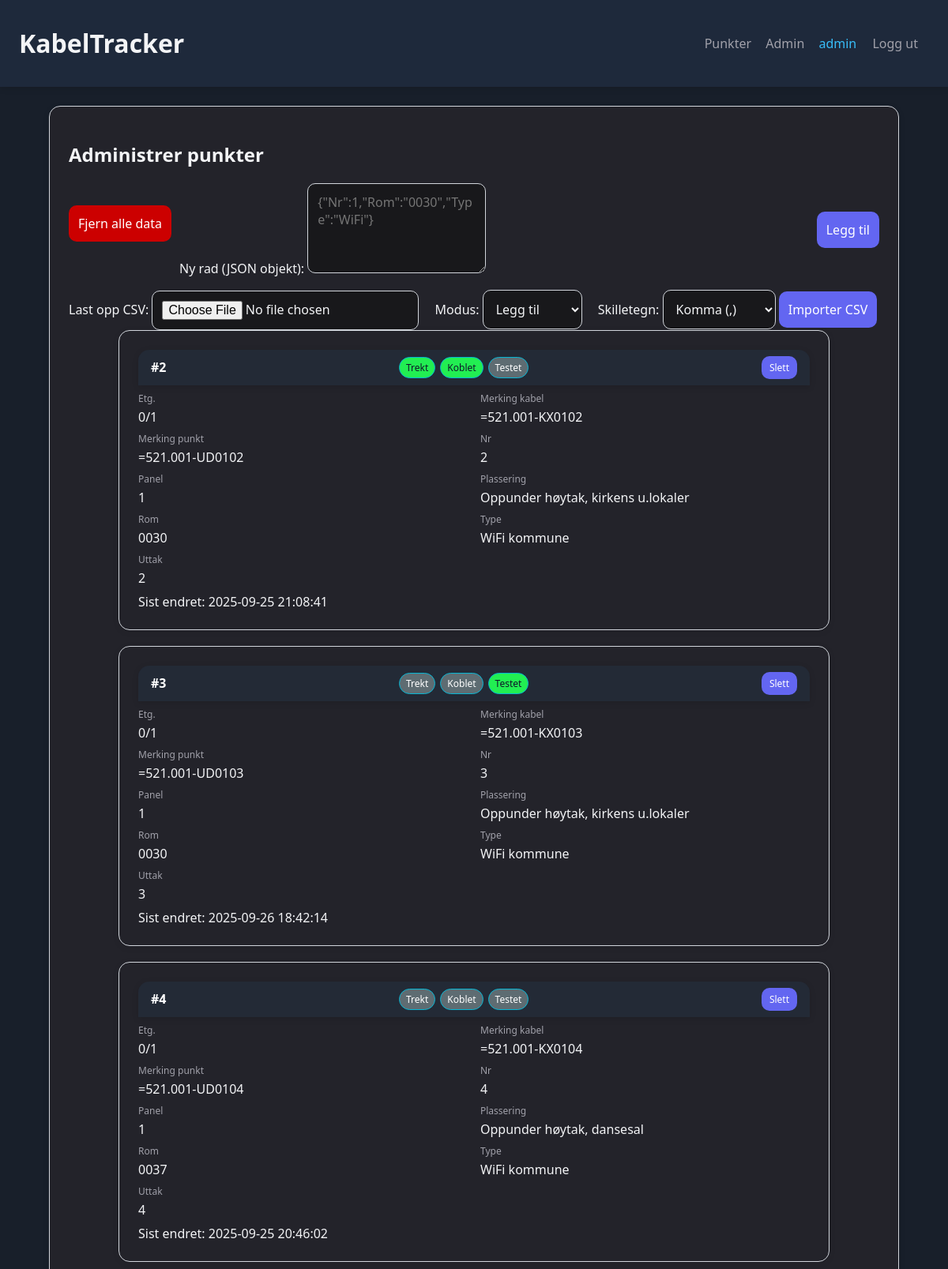
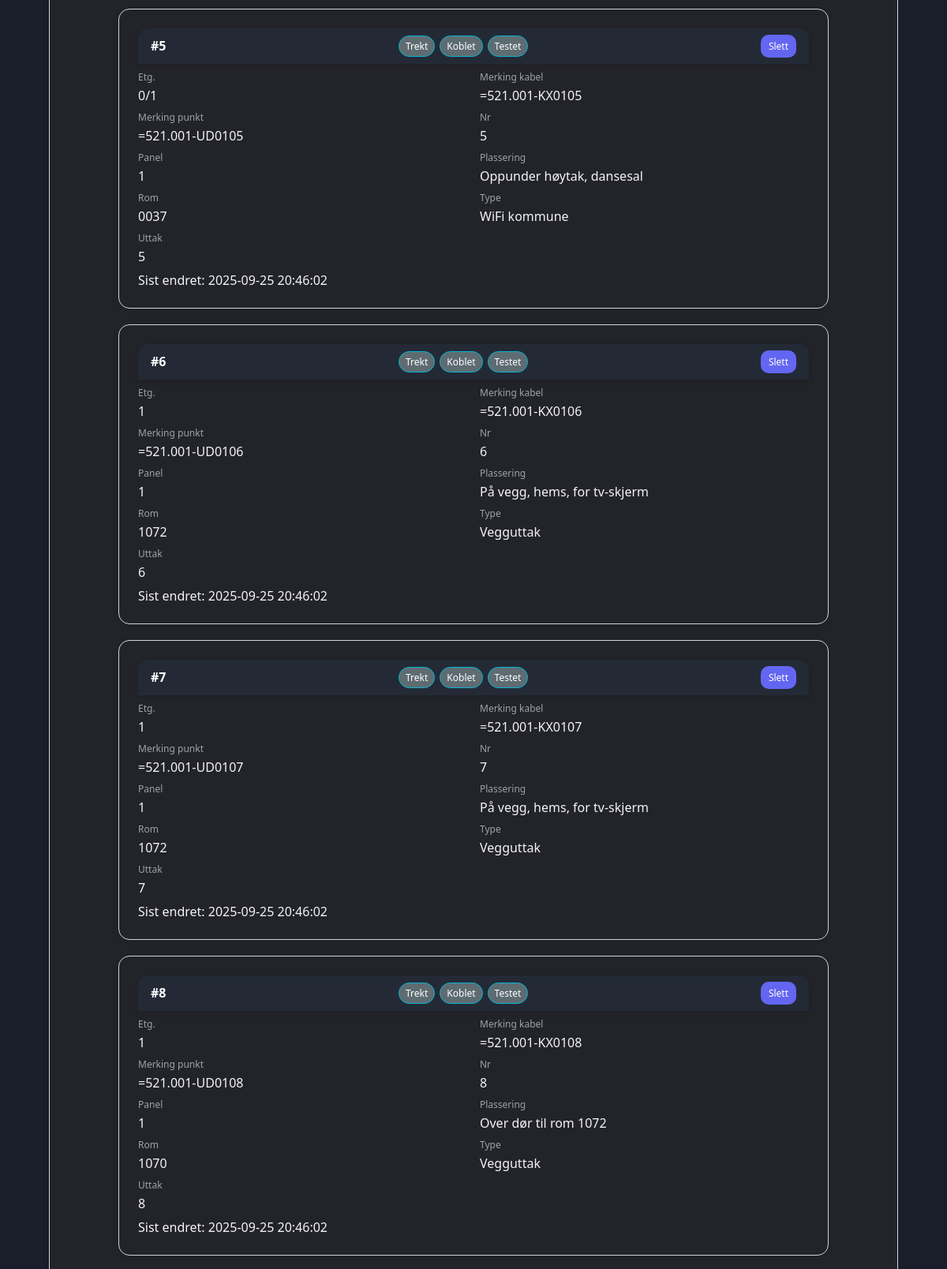
The app's page /admin/entries (signed in, upper part) with its own data (2 pictures, top to bottom).
### models.py (models this page shows, shortened)
class Entry(Base):
    __tablename__ = "entries"
    id = Column(Integer, primary_key=True, index=True)
    data = Column(Text, default="{}")            # JSON string with arbitrary CSV columns
    trekt = Column(Boolean, default=False)
    koblet = Column(Boolean, default=False)
    testet = Column(Boolean, default=False)
    comment = Column(Text, default="")
    created_at = Column(DateTime, default=dt.datetime.utcnow)
    updated_at = Column(DateTime, default=dt.datetime.utcnow, onupdate=dt.datetime.utcnow)

### app.py (the view)
    @app.get("/admin/entries")
    @admin_required
    def admin_entries():
        db: Session = g.db
        items = db.query(Entry).order_by(Entry.id.asc()).all()
        import json, os
        all_keys = set()
        for e in items:
            all_keys.update(e.data_dict().keys())
        keys = sorted(all_keys)
        json_path = os.path.join(os.path.dirname(__file__), "visible_keys.json")
        try:
            with open(json_path, "r") as f:
                visible_keys = json.load(f)
        except Exception:
            visible_keys = keys
        return render_template("admin_entries.html", entries=items, keys=visible_keys)

### models.py (called while the page is built)
    def data_dict(self):
        try:
            data_str = self.data if isinstance(self.data, str) else "{}"
            return json.loads(data_str)
        except Exception:
            return {}

### templates/admin_entries.html (shortened to what this page needs)
{% extends "base.html" %}
{% block content %}
<body class="admin-bg">
<section class="card">
  <h2>Administrer punkter</h2>
  <form method="post" action="/admin/entry/add" class="row wrap">
    <button type="submit" formaction="/admin/entries/delete_all" style="background:#c00;color:#fff;margin-bottom:16px;float:right;" onclick="return confirm('Er du sikker på at du vil slette ALLE punkter?');">Fjern alle data</button>
    <label style="flex:1 1 480px">
      Ny rad (JSON objekt):
      <textarea name="data_json" rows="4" placeholder='{"Nr":1,"Rom":"0030","Type":"WiFi"}'></textarea>
    </label>
    <button type="submit">Legg til</button>
  </form>
  <form method="post" action="/admin/entries/import" enctype="multipart/form-data" style="margin-top:16px;">
    <label>Last opp CSV:
      <input type="file" name="file" accept=".csv">
    </label>
    <label style="margin-left:16px;">Modus:
      <select name="mode">
        <option value="add">Legg til</option>
      </select>
    </label>
    <label style="margin-left:16px;">Skilletegn:
      <select name="delimiter">
        <option value=",">Komma (,)</option>
      </select>
    </label>
    <button type="submit">Importer CSV</button>
  </form>
  <div class="cards">
    {% for e in entries %}
    {% set d = e.data_dict() %}
    <article class="card row-card">
      <header class="row-top">
        <strong>#{{e.id}}</strong>
        <span class="badges">
          <span class="badge {{'ok' if e.trekt else ''}}">Trekt</span>
          <span class="badge {{'ok' if e.koblet else ''}}">Koblet</span>
          <span class="badge {{'ok' if e.testet else ''}}">Testet</span>
        </span>
        <form method="post" action="/admin/entry/delete" onsubmit="return confirm('Slette #{{e.id}}?')">
          <input type="hidden" name="entry_id" value="{{e.id}}"><button class="button sm" type="submit">Slett</button>
        </form>
      </header>
      <div class="kv">
        {% for k in keys %}
          {% if d.get(k) %}<div><label>{{k}}</label><div>{{d.get(k)}}</div></div>{% endif %}
        {% endfor %}
      </div>
      {% if e.updated_at %}
        <div class="card-timestamp">Sist endret: {{e.updated_at.strftime('%Y-%m-%d %H:%M:%S')}}</div>
      {% endif %}
    </article>
    {% endfor %}
  </div>
</section>
</body>
{% endblock %}

### static/style.css (style rules this page uses)
:root { --pad: 12px; --gap: 10px; --border: #d1d5db; --bg: #18181b; --card: #23232a; --primary: #6366f1; --accent: #06b6d4; --error: #ef4444; --text: #f3f4f6; --muted: #a1a1aa; }
* { box-sizing: border-box; font-family: system-ui, -apple-system, Segoe UI, Roboto, sans-serif; }
body { margin: 0; background: var(--bg); color: var(--text); }
header { display: flex; gap: 10px; align-items: center; justify-content: space-between; padding: var(--pad) calc(var(--pad)*2); background: #1e293b; color: var(--text); position: sticky; top: 0; z-index: 100; box-shadow: 0 2px 8px rgba(0,0,0,0.12); }
.card { background: var(--card); border: 1px solid var(--border); border-radius: 14px; padding: calc(var(--pad)*2); box-shadow: 0 2px 8px rgba(0,0,0,0.08); z-index: 1; position: relative; }
.row { display: flex; gap: var(--gap); align-items: center; }
.row.wrap { flex-wrap: wrap; }
input, select, button, textarea { padding: 12px 12px; border: 1px solid var(--border); border-radius: 10px; font-size: 16px; background: #18181b; color: var(--text); }
button { cursor: pointer; background: var(--primary); color: #fff; border: none; transition: background 0.2s; }
.cards { display: grid; grid-template-columns: 1fr; gap: 20px; max-width: 900px; margin: 0 auto; z-index: 1; position: relative; }
.row-card { display: flex; flex-direction: column; gap: 8px; z-index: 1; position: relative; }
.row-top { display: flex; align-items: center; gap: 10px; justify-content: space-between; background: #232a36; color: #ffffff; border-top-left-radius: 14px; border-top-right-radius: 14px; padding: 8px 16px; }
.badges { display: flex; gap: 6px; }
.badge { border: 1px solid var(--accent); padding: 4px 8px; border-radius: 999px; font-size: 12px; background: #5e6c72; color: #fff; opacity: 1; }
.badge.ok { background: #22ee52; border-color: #06b6d4; color: #0f172a; }
.button { display: inline-block; padding: 8px 12px; border: none; border-radius: 10px; background: var(--primary); color: #fff; text-decoration: none; font-size: 14px; transition: background 0.2s; }
.button.sm { padding: 6px 10px; font-size: 12px; }
.kv { display: grid; grid-template-columns: 1fr 1fr; gap: 8px 16px; }
.kv > div { display: flex; flex-direction: column; gap: 4px; }
.kv label { font-size: 12px; color: var(--muted); }
.admin-bg { background: #181f2a; }

### records on screen
Entry: id "2", keys "Etg." "Merking kabel" "Merking punkt" "Nr" "Panel" "Plassering" "Rom" "Type" "Uttak", get "0/1" "=521.001-KX0102" "=521.001-UD0102" "2" "1" "Oppunder høytak, kirkens u.lokaler" "0030" "WiFi kommune" "2", updated_at "2025-09-25 21:08:41"
Entry: id "3", keys "Etg." "Merking kabel" "Merking punkt" "Nr" "Panel" "Plassering" "Rom" "Type" "Uttak", get "0/1" "=521.001-KX0103" "=521.001-UD0103" "3" "1" "Oppunder høytak, kirkens u.lokaler" "0030" "WiFi kommune" "3", updated_at "2025-09-26 18:42:14"
Entry: id "4", keys "Etg." "Merking kabel" "Merking punkt" "Nr" "Panel" "Plassering" "Rom" "Type" "Uttak", get "0/1" "=521.001-KX0104" "=521.001-UD0104" "4" "1" "Oppunder høytak, dansesal" "0037" "WiFi kommune" "4", updated_at "2025-09-25 20:46:02"
Entry: id "5", keys "Etg." "Merking kabel" "Merking punkt" "Nr" "Panel" "Plassering" "Rom" "Type" "Uttak", get "0/1" "=521.001-KX0105" "=521.001-UD0105" "5" "1" "Oppunder høytak, dansesal" "0037" "WiFi kommune" "5", updated_at "2025-09-25 20:46:02"
Entry: id "6", keys "Etg." "Merking kabel" "Merking punkt" "Nr" "Panel" "Plassering" "Rom" "Type" "Uttak", get "1" "=521.001-KX0106" "=521.001-UD0106" "6" "1" "På vegg, hems, for tv-skjerm" "1072" "Vegguttak" "6", updated_at "2025-09-25 20:46:02"
Entry: id "7", keys "Etg." "Merking kabel" "Merking punkt" "Nr" "Panel" "Plassering" "Rom" "Type" "Uttak", get "1" "=521.001-KX0107" "=521.001-UD0107" "7" "1" "På vegg, hems, for tv-skjerm" "1072" "Vegguttak" "7", updated_at "2025-09-25 20:46:02"
Entry: id "8", keys "Etg." "Merking kabel" "Merking punkt" "Nr" "Panel" "Plassering" "Rom" "Type" "Uttak", get "1" "=521.001-KX0108" "=521.001-UD0108" "8" "1" "Over dør til rom 1072" "1070" "Vegguttak" "8", updated_at "2025-09-25 20:46:02"

### other values on screen
{{ user['username'] }} "admin"
